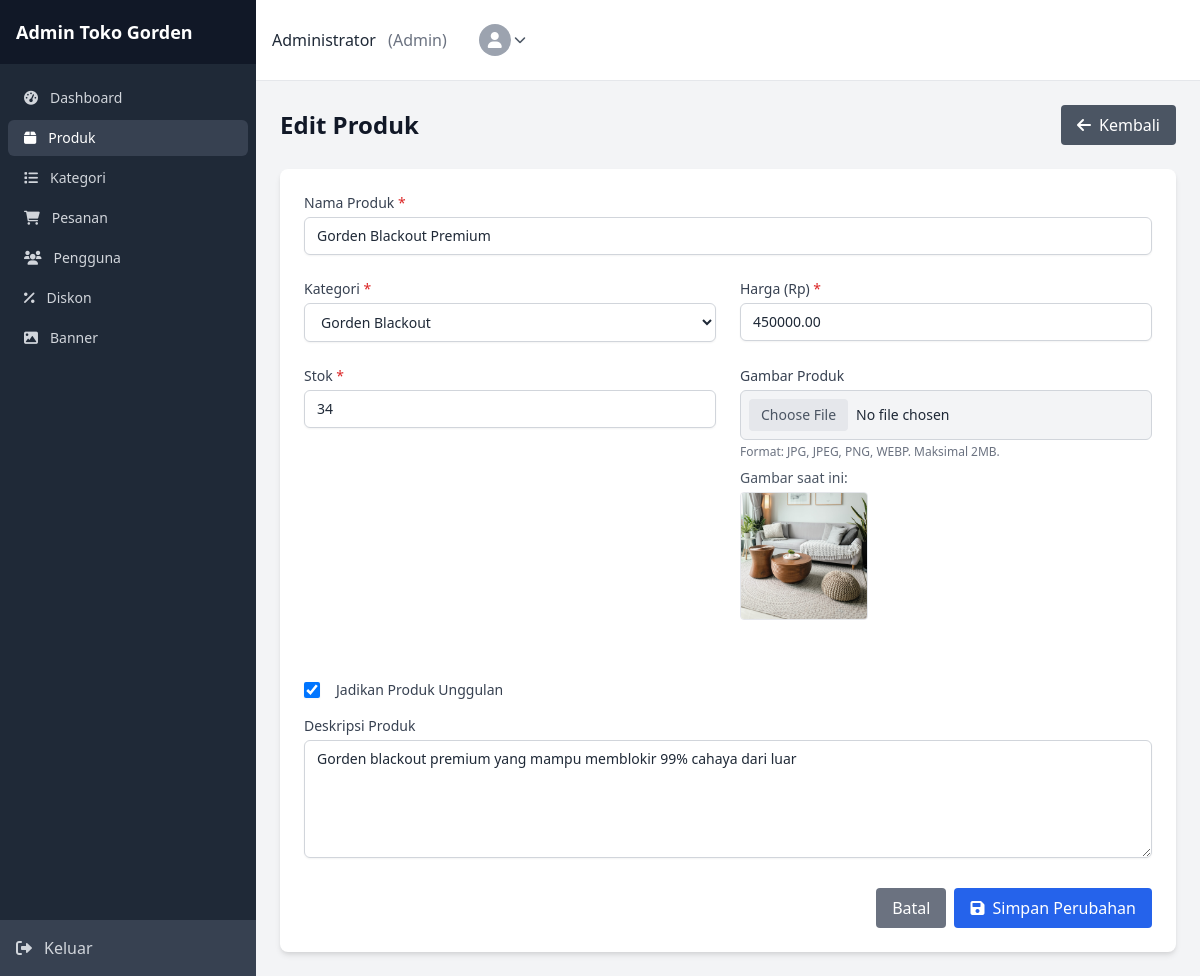
The page /admin/products/edit.php?id=1 (signed in) on the database its author committed.
### tables this page shows
CREATE TABLE `products` (
  `id` int NOT NULL,
  `category_id` int NOT NULL,
  `name` varchar(255) NOT NULL,
  `slug` varchar(255) NOT NULL,
  `description` text,
  `rating` decimal(3,1) DEFAULT '0.0',
  `price` decimal(12,2) NOT NULL,
  `stock` int NOT NULL DEFAULT '0',
  `image` varchar(255) DEFAULT NULL,
  `is_featured` tinyint NOT NULL DEFAULT '0',
  `created_at` timestamp NULL DEFAULT CURRENT_TIMESTAMP
);

CREATE TABLE `categories` (
  `id` int NOT NULL,
  `name` varchar(100) NOT NULL,
  `slug` varchar(100) NOT NULL,
  `created_at` timestamp NULL DEFAULT CURRENT_TIMESTAMP
);

### lib/models/Product.php (called while the page is built, shortened)
<?php
class Product
{
    private $db;
    public function __construct($db)
    {
        $this->db = $db;
    }
    public function getById($id)
    {
        $stmt = $this->db->prepare("SELECT p.*, c.name as category_name FROM products p
                                    JOIN categories c ON p.category_id = c.id
                                    WHERE p.id = ?");
        $stmt->bind_param("i", $id);
        $stmt->execute();
        $result = $stmt->get_result();
        if ($result->num_rows > 0) {
            return $result->fetch_assoc();
        }
        return null;
    }
}

### lib/models/Category.php (called while the page is built, shortened)
<?php
class Category
{
    private $db;
    public function __construct($db)
    {
        $this->db = $db;
    }
    public function getAll($limit = null, $offset = null)
    {
        $sql = "SELECT * FROM categories ORDER BY name ASC";
        $stmt = $this->db->prepare($sql);
        $stmt->execute();
        $result = $stmt->get_result();
        $categories = [];
        if ($result->num_rows > 0) {
            while ($row = $result->fetch_assoc()) {
                $categories[] = $row;
            }
        }
        return $categories;
    }
}

### admin/products/edit.php (the view, shortened to what this page needs)
<?php
require_once '../../lib/models/Product.php';
require_once '../../lib/models/Category.php';
$product_id = isset($_GET['id']) ? intval($_GET['id']) : 0;
$productModel = new Product($conn);
$categoryModel = new Category($conn);
$product = $productModel->getById($product_id);
$categories = $categoryModel->getAll();
$formData = [
    'name' => $product['name'],
    'category_id' => $product['category_id'],
    'price' => $product['price'],
    'stock' => $product['stock'],
    'description' => $product['description'],
    'image' => $product['image'],
    'is_featured' => isset($product['is_featured']) ? $product['is_featured'] : 0
];
include '../inc/header.php';
?>
<div class="flex justify-between items-center mb-6">
    <h1 class="text-2xl font-semibold text-gray-900">Edit Produk</h1>
    <a href="index.php" class="bg-gray-600 hover:bg-gray-700 text-white font-medium py-2 px-4 rounded inline-flex items-center">
        <i class="fas fa-arrow-left mr-2"></i> Kembali
    </a>
</div>
<div class="bg-white shadow-md rounded-lg overflow-hidden">
    <div class="p-6">
        <form action="" method="POST" enctype="multipart/form-data">
            <div class="grid grid-cols-1 md:grid-cols-2 gap-6">
                <div class="col-span-2">
                    <label for="name" class="block text-sm font-medium text-gray-700 mb-1">Nama Produk <span class="text-red-600">*</span></label>
                    <input type="text" name="name" id="name" value="<?php echo htmlspecialchars($formData['name']); ?>"
                        class="w-full rounded-md shadow-sm focus:ring focus:ring-blue-200 focus:ring-opacity-50"
                        required placeholder="Masukkan nama produk">
                </div>
                <div>
                    <label for="category_id" class="block text-sm font-medium text-gray-700 mb-1">Kategori <span class="text-red-600">*</span></label>
                    <select name="category_id" id="category_id"
                        class="w-full rounded-md shadow-sm focus:ring focus:ring-blue-200 focus:ring-opacity-50"
                        required>
                        <?php foreach ($categories as $category): ?>
                            <option value="<?php echo $category['id']; ?>" <?php echo ($formData['category_id'] == $category['id']) ? 'selected' : ''; ?>>
                                <?php echo htmlspecialchars($category['name']); ?>
                            </option>
                        <?php endforeach; ?>
                    </select>
                </div>
                <div>
                    <label for="price" class="block text-sm font-medium text-gray-700 mb-1">Harga (Rp) <span class="text-red-600">*</span></label>
                    <input type="text" name="price" id="price" value="<?php echo htmlspecialchars($formData['price']); ?>"
                        class="w-full rounded-md shadow-sm focus:ring focus:ring-blue-200 focus:ring-opacity-50"
                        required placeholder="contoh: 150.000">
                </div>
                <div>
                    <label for="stock" class="block text-sm font-medium text-gray-700 mb-1">Stok <span class="text-red-600">*</span></label>
                    <input type="number" name="stock" id="stock" value="<?php echo htmlspecialchars($formData['stock']); ?>"
                        class="w-full rounded-md shadow-sm focus:ring focus:ring-blue-200 focus:ring-opacity-50"
                        required min="0" placeholder="Masukkan jumlah stok">
                </div>
                <div>
                    <label for="image" class="block text-sm font-medium text-gray-700 mb-1">Gambar Produk</label>
                    <input type="file" name="image" id="image"
                        class="w-full rounded-md">
                    <p class="mt-1 text-xs text-gray-500 form-helper-text">Format: JPG, JPEG, PNG, WEBP. Maksimal 2MB.</p>
                    <?php if (!empty($formData['image'])): ?>
                        <div class="mt-2">
                            <p class="text-sm text-gray-600 mb-1">Gambar saat ini:</p>
                            <img src="../../assets/images/products/<?php echo htmlspecialchars($formData['image']); ?>"
                                alt="<?php echo htmlspecialchars($formData['name']); ?>"
                                class="w-32 h-32 object-cover border rounded">
                        </div>
                    <?php endif; ?>
                </div>
                <div>
                    <div class="flex items-center h-full mt-6">
                        <label class="inline-flex items-center">
                            <input type="checkbox" name="is_featured" value="1" <?php echo $formData['is_featured'] ? 'checked' : ''; ?>
                                class="rounded text-blue-600 shadow-sm focus:ring focus:ring-blue-200 focus:ring-opacity-50">
                            <span class="ml-2 text-sm text-gray-700">Jadikan Produk Unggulan</span>
                        </label>
                    </div>
                </div>
                <div class="col-span-2">
                    <label for="description" class="block text-sm font-medium text-gray-700 mb-1">Deskripsi Produk</label>
                    <textarea name="description" id="description" rows="5"
                        class="w-full rounded-md shadow-sm focus:ring focus:ring-blue-200 focus:ring-opacity-50"
                        placeholder="Masukkan deskripsi produk"><?php echo htmlspecialchars($formData['description']); ?></textarea>
                </div>
            </div>
            <div class="mt-6 flex justify-end">
                <a href="index.php" class="bg-gray-500 hover:bg-gray-600 text-white font-medium py-2 px-4 rounded mr-2">Batal</a>
                <button type="submit" class="bg-blue-600 hover:bg-blue-700 text-white font-medium py-2 px-4 rounded">
                    <i class="fas fa-save mr-2"></i> Simpan Perubahan
                </button>
            </div>
        </form>
    </div>
</div>
<?php include '../inc/footer.php'; ?>

### admin/inc/header.php (style rules this page uses)
input[type="text"], input[type="number"], input[type="email"], input[type="password"], input[type="date"], input[type="datetime-local"], select, textarea { background-color: #fff; border: 1px solid #d1d5db; border-radius: 0.375rem; padding: 0.5rem 0.75rem; width: 100%; font-size: 0.875rem; line-height: 1.25rem; color: #1f2937; box-shadow: 0 1px 2px 0 rgba(0, 0, 0, 0.05); transition: border-color 0.15s ease-in-out, box-shadow 0.15s ease-in-out; }
input[type="file"] { background-color: #f3f4f6; border: 1px solid #d1d5db; border-radius: 0.375rem; padding: 0.5rem; width: 100%; font-size: 0.875rem; line-height: 1.25rem; color: #1f2937; cursor: pointer; }
input[type="checkbox"], input[type="radio"] { width: 1rem; height: 1rem; color: #3b82f6; background-color: #fff; border: 1px solid #d1d5db; border-radius: 0.25rem; margin-right: 0.5rem; cursor: pointer; }
input[type="checkbox"]:checked, input[type="radio"]:checked { background-color: #3b82f6; border-color: #3b82f6; }
label { font-weight: 500; color: #374151; margin-bottom: 0.25rem; display: block; }
.text-red-600 { color: #dc2626; font-size: 0.875rem; margin-top: 0.25rem; }
.form-helper-text { font-size: 0.75rem; color: #6b7280; margin-top: 0.25rem; }
button, .btn { padding: 0.5rem 1rem; font-weight: 500; border-radius: 0.375rem; transition: background-color 0.15s ease-in-out; display: inline-flex; align-items: center; justify-content: center; }

### rows shown on the page
products: name "Gorden Blackout Premium", category_id "Gorden Blackout", price "450000.00", stock "34", image (picture), is_featured "☑", description "Gorden blackout premium yang mampu memblokir 99% cahaya dari luar"

### other values the page prints
$_SESSION['user_name'] "Administrator"
